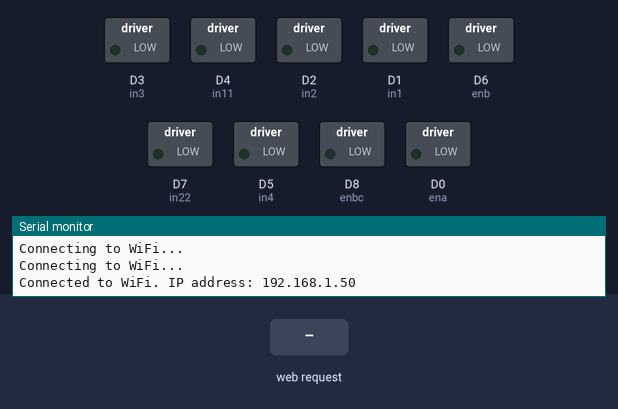
A sketch run on a simulated ESP8266 (NodeMCU). Shown: switched loads named in the sketch (green lamp = pin HIGH), the last lines printed to the serial monitor. Inputs (shaded band) come from the test bench. WiFi joins after 1.5 s; servers stay silent unless stated.

Above: at 3.2 s.
3.3 s: HTTP request GET /forward received
At 4.2 s:
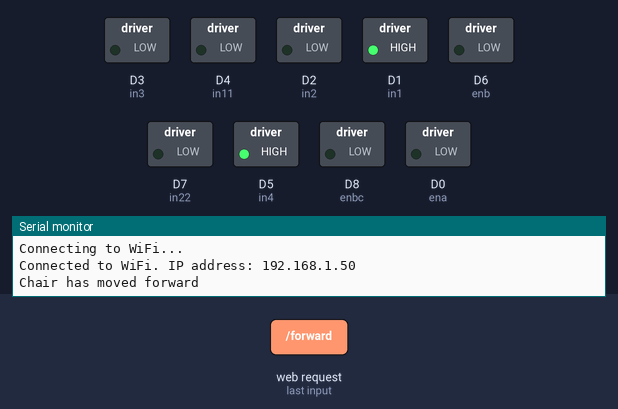
4.8 s: HTTP request GET /backward received
At 5.3 s:
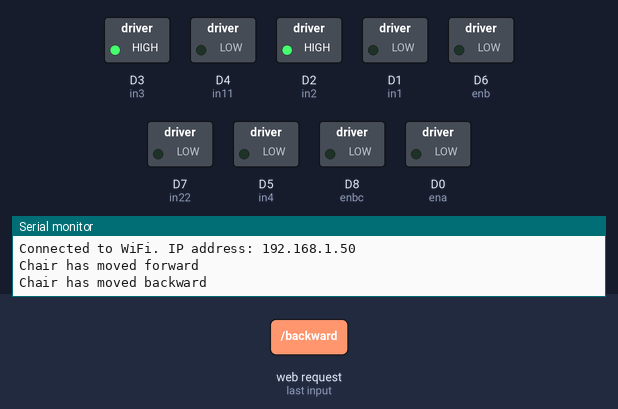
6.3 s: HTTP request GET /left received
At 7.5 s:
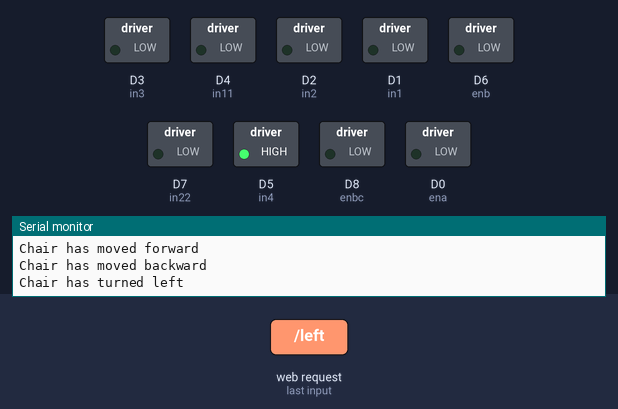
7.8 s: HTTP request GET /right received
At 8.8 s:
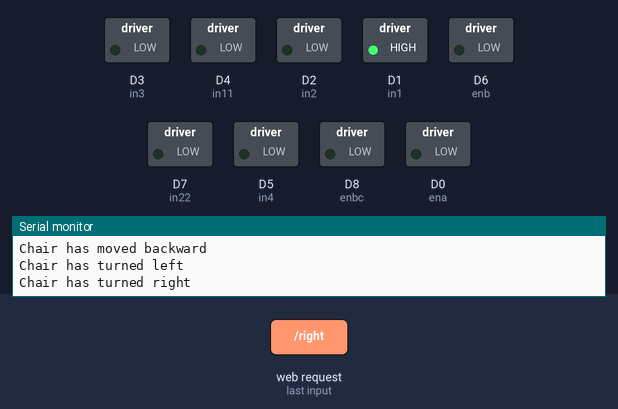
9.3 s: HTTP request GET /up received
At 9.9 s:
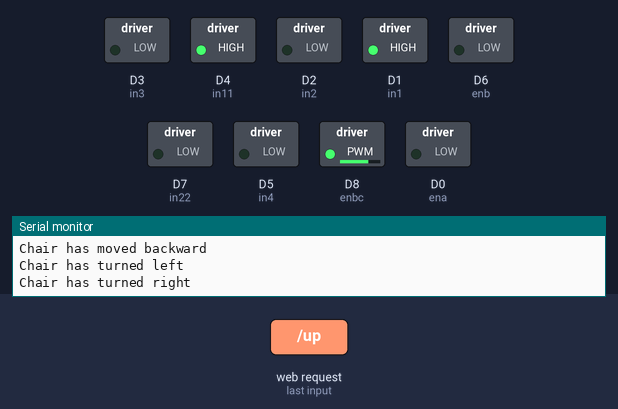
10.8 s: HTTP request GET /stop received
At 11.1 s:
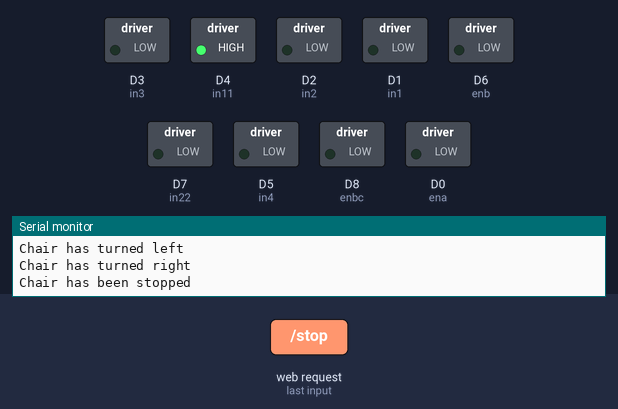
Timing chart, 0 to 13.3 s (numbered marks = the images above; inputs shaded):
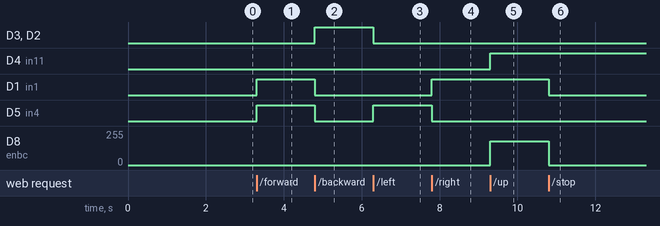

Measured:
- after the input at 3.3 s, D1 (in1), D5 (in4): LOW → HIGH at once
- after the input at 4.8 s, D3 (in3), D2 (in2): LOW → HIGH at once; D1 (in1), D5 (in4): HIGH → LOW at once
- after the input at 6.3 s, D3 (in3), D2 (in2): HIGH → LOW at once; D5 (in4): LOW → HIGH at once
- after the input at 7.8 s, D1 (in1): LOW → HIGH at once; D5 (in4): HIGH → LOW at once
- after the input at 9.3 s, D4 (in11): LOW → HIGH at once; D8 (enbc): 0/255 → 180/255 at once
- after the input at 10.8 s, D1 (in1): HIGH → LOW at once; D8 (enbc): 180/255 → 0/255 at once

The sketch:

Button.ino
```cpp
#include <ESP8266WebServer.h>
#include <ESP8266WiFi.h>

//const char* ssid = "I have no life";
//const char* password = "1234567890";

const char* ssid = "A";
const char* password = "0786687893";

ESP8266WebServer server(80);

// Motor control pins


int ena = D0;
int enb = D6;
int enbc=D8;

int in11=D4;
int in22=D7;

int in1 = D1;
int in2 = D2;
int in3 = D3;
int in4 = D5;

//int up_motor1=D2;
//int up_motor2=D7;


// Motor speed (0-255)
int motorSpeed = 0;

void setup() {
  Serial.begin(115200);

  // Initialize motor control pins


  pinMode(ena, OUTPUT);
  pinMode(enb, OUTPUT);
    pinMode(enbc, OUTPUT);

  pinMode(in11, OUTPUT);
  pinMode(in22, OUTPUT);

  pinMode(in1, OUTPUT);
  pinMode(in2, OUTPUT);
  pinMode(in3, OUTPUT);
  pinMode(in4, OUTPUT);
//  pinMode(up_motor1, OUTPUT);
//  pinMode(up_motor2, OUTPUT);


  // Connect to Wi-Fi
  WiFi.begin(ssid, password);
  while (WiFi.status() != WL_CONNECTED) {
    delay(1000);
    Serial.println("Connecting to WiFi...");
  }

  // Print the ESP8266's IP address to the serial monitor
  Serial.print("Connected to WiFi. IP address: ");
  Serial.println(WiFi.localIP());

  // Rest of your setup code here...


  // Define web server routes
  server.on("/", HTTP_GET, handleRoot);
  server.on("/forward", HTTP_GET, handleForward);
  server.on("/backward", HTTP_GET, handleBackward);
  server.on("/left", HTTP_GET, handleLeft);
  server.on("/right", HTTP_GET, handleRight);
  server.on("/speed", HTTP_GET, handleSpeed);
   server.on("/stop", HTTP_GET, handleStop);
  server.on("/up", HTTP_GET, handleUp);
  server.on("/down", HTTP_GET, handleDown);

  server.begin();
}

void loop() {
  server.handleClient();
}

void handleRoot() {

String htmlContent = R"html(
  <!DOCTYPE html>
  <html>
  <head>
    <meta name='viewport' content='width=device-width, initial-scale=1'>
    <style>
      body {
        font-family: Arial, sans-serif;
        background-color: #f2f2f2;
        text-align: center;
        margin: 0;
        padding: 0;
      }
      h1 {
        color: #333;
        background-color: #209e48;
        padding: 10px;
        margin: 0;
      }
      .container {
        display: flex;
        flex-direction: column;
        align-items: center;
        justify-content: center;
        padding: 10px;
      }
      .speed-label {
        font-size: 20px;
        color: #333;
        margin-bottom: 10px;
      }
      #speedValue {
        font-size: 24px;
        color: #c20a0a;
      }
      #speedSlider {
        width: 80%;
        max-width: 300px;
      }
      .button-container {
        display: flex;
        flex-wrap: wrap;
        justify-content: space-around;
        margin-top: 20px;
      }
      .button {
        background-color: #209e48;
        color: white;
        padding: 10px 20px;
        font-size: 18px;
        border: none;
        border-radius: 5px;
        margin: 5px;
        cursor: pointer;
        text-align: center;
        text-decoration: none;
        width: 45%;
      }
      .stop-button {
        background-color: #c20a0a;
      }
    </style>
  </head>
  <body>
    <h1>Car Robot Control</h1>
    <div class="container">
      <p class="speed-label">Speed: <span id="speedValue">0</span></p>
      <input type="range" id="speedSlider" min="100" max="255" onchange="updateSpeed()">
      <div class="button-container">
       <button class="button" onclick="moveBackward()">Forward</button>
        <button class="button" onclick="moveForward()">Back</button>
        <button class="button" onclick="turnLeft()">Right</button>
        <button class="button" onclick="turnRight()">Left</button>
        <button class="button stop-button" onclick="stopRobot()">Stop</button>
        <button class="button" onclick="moveUp()">Turn Right
        </button>
        <button class="button" onclick="moveDown()">Turn Left</button>
      </div>
    </div>
    <script>
      function updateSpeed() {
        var speed = document.getElementById("speedSlider").value;
        document.getElementById("speedValue").textContent = speed;
        var xhr = new XMLHttpRequest();
        xhr.open('GET', '/speed?value=' + speed, true);
        xhr.send();
      }
      function moveForward() {
        var xhr = new XMLHttpRequest();
        xhr.open('GET', '/forward', true);
        xhr.send();
      }
      function moveBackward() {
        var xhr = new XMLHttpRequest();
        xhr.open('GET', '/backward', true);
        xhr.send();
      }
      function turnLeft() {
        var xhr = new XMLHttpRequest();
        xhr.open('GET', '/left', true);
        xhr.send();
      }
      function turnRight() {
        var xhr = new XMLHttpRequest();
        xhr.open('GET', '/right', true);
        xhr.send();
      }
      function stopRobot() {
        var xhr = new XMLHttpRequest();
        xhr.open('GET', '/stop', true);
        xhr.send();
      }
      function moveUp() {
        var xhr = new XMLHttpRequest();
        xhr.open('GET', '/up', true);
        xhr.send();
      }
      function moveDown() {
        var xhr = new XMLHttpRequest();
        xhr.open('GET', '/down', true);
        xhr.send();
      }
    </script>
  </body>
  </html>
)html";


  server.send(200, "text/html", htmlContent);
}

void handleForward() {
  // Move forward
   Serial.println("Chair has moved forward");

  digitalWrite(in1, HIGH);
  digitalWrite(in2, LOW);
  digitalWrite(in3, LOW);
  digitalWrite(in4, HIGH);
  server.send(200, "text/plain", "Forward");
}

void handleBackward() {
  // Move backward
  Serial.println("Chair has moved backward");
  digitalWrite(in1, LOW);
  digitalWrite(in2, HIGH);
  digitalWrite(in3, HIGH);
  digitalWrite(in4, LOW);
  server.send(200, "text/plain", "Backward");
}

void handleLeft() {
  // Turn left
  Serial.println("Chair has turned left");
  digitalWrite(in1, LOW);
  digitalWrite(in2, LOW);
  digitalWrite(in3, LOW);
  digitalWrite(in4, HIGH);
  server.send(200, "text/plain", "Left");
}

void handleRight() {
  // Turn right
   Serial.println("Chair has turned right");
  digitalWrite(in1, HIGH);
  digitalWrite(in2, LOW);
  digitalWrite(in3, LOW);
  digitalWrite(in4, LOW);
  server.send(200, "text/plain", "Right");
}

void handleSpeed() {
  // Adjust motor speed
  if (server.hasArg("value")) {
    motorSpeed = server.arg("value").toInt();
      analogWrite(ena, motorSpeed);
         analogWrite(enb, motorSpeed);
  }
  server.send(200, "text/plain", "Speed set to " + String(motorSpeed));
}


void handleStop(){
  Serial.println("Chair has been stopped");
  analogWrite(ena, 0);
  analogWrite(enb, 0);
   analogWrite(enbc, 0);
  digitalWrite(in1, LOW);
  digitalWrite(in2, LOW);
  digitalWrite(in3, LOW);
  digitalWrite(in4, LOW);
  server.send(200, "text/plain", "Stop");
}


void handleUp(){
   analogWrite(enbc, 180);
    digitalWrite(in11, HIGH);
  digitalWrite(in22, LOW);
  server.send(200, "text/plain", "Up");
}


void handleDown(){
  analogWrite(enbc, 180);
    digitalWrite(in11, LOW);
    digitalWrite(in22, HIGH);
  server.send(200, "text/plain", "Down");
}
```
